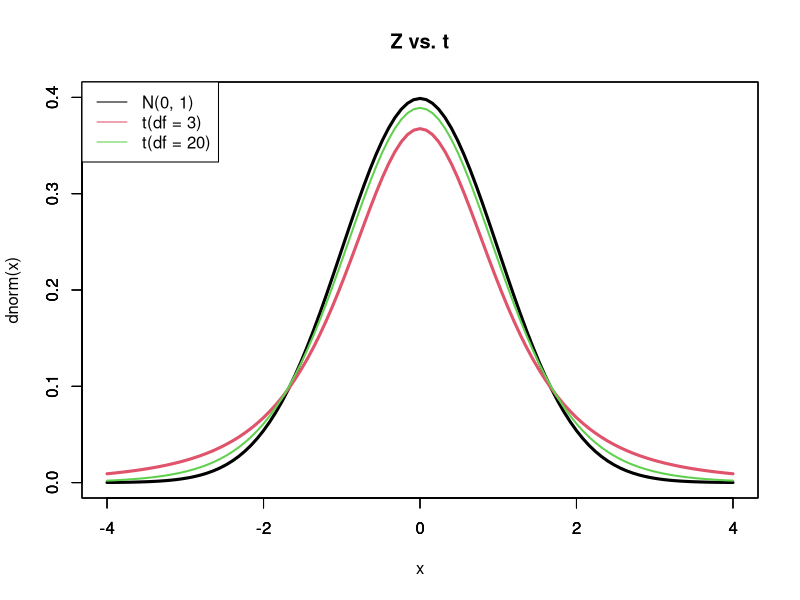
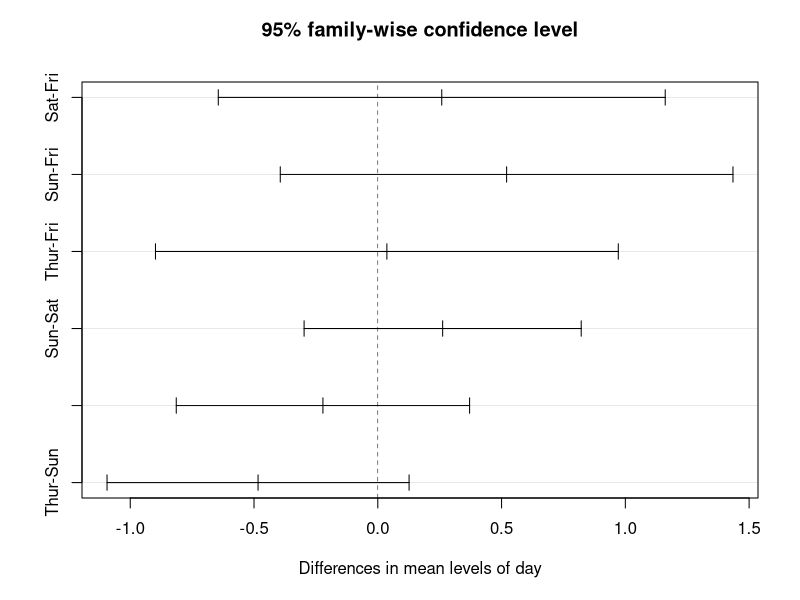
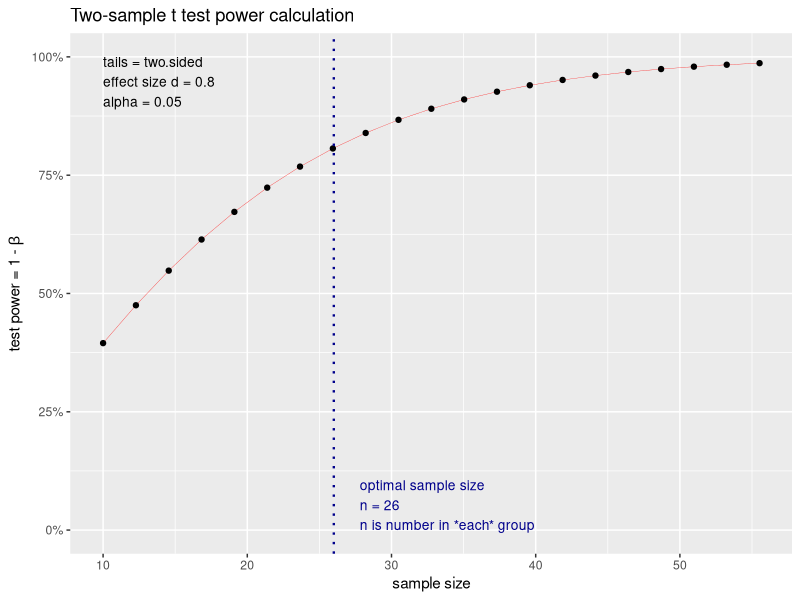

Recreate these plots in R, in order.
## ---- chunk 1
dice <- matrix(c("確率", "1/6", "1/6", "1/6", "1/6", "1/6", "1/6"), nrow = 1)
colnames(dice) <- c("x", "1", "2", "3", "4", "5", "6")
knitr::kable(dice, caption = "サイコロの確率分布", align = "ccccccc")
## ---- chunk 2
set.seed(442)# 乱数の再現性確保のための指示。関数内の数字に特に意味はないため各自別の値を使っても良い。
die <- 1:6
d <- sample(die,size=1,replace = TRUE)
d
## ---- chunk 3
set.seed(352) 
d1 <- sample(die,size=10,replace = TRUE)
d2 <- sample(die,size=10,replace = TRUE)
d3 <- sample(die,size=10,replace = TRUE)
d_mean <- matrix(c(mean(d1),mean(d2),mean(d3)),nrow = 1)
colnames(d_mean) <- c("d1の平均", "d2の平均", "d3の平均")
knitr::kable(d_mean, caption = "サイコロの標本平均比較", align = "ccc")
## ---- chunk 4
set.seed(541) 
d10 <- sample(die,size=10,replace = TRUE)
d100 <- sample(die,size=100,replace = TRUE)
d1000 <- sample(die,size=1000,replace = TRUE)
d_lln <- matrix(c(mean(d10),mean(d100),mean(d1000)),nrow = 1)
colnames(d_lln) <- c("10回試行の平均", "100回試行の平均", "1,000回試行の平均")
knitr::kable(d_lln, caption = "サイコロの標本平均比較２", align = "ccc")
## ---- chunk 5
curve(dnorm, -4, 4, type = "l", col = 1, lwd = 3, xlim=c(-4,4), ylim=c(0,0.4))
par(new=T)
curve(dt(x, 3), -4, 4, type="l", col = 2, lwd = 3, xlim=c(-4,4), ylim=c(0,0.4), ann = FALSE)
par(new=T)
curve(dt(x, 10), -4, 4, type="l", col = 3, lwd = 2, xlim=c(-4,4), ylim=c(0,0.4), ann = FALSE)
legend("topleft", legend=c("N(0, 1)", "t(df = 3)", "t(df = 20)"), lty=1, col=1:3)
title("Z vs. t")
## ---- chunk 6
bulb_alt <- matrix(c(
  1939.6, 1680.3, 1982.1, 2215.6,
  2092.5, 1928.9, 2003.8, 1955.5,
  1800.1, 1659.5, 2066.2, 2107.2,
  2085.5, 1878.6, 2007.6, 1816.1),nrow = 1)
knitr::kable(bulb_alt)
## ---- chunk 7
bulb <- c(
  1939.6, 1680.3, 1982.1, 2215.6,
  2092.5, 1928.9, 2003.8, 1955.5,
  1800.1, 1659.5, 2066.2, 2107.2,
  2085.5, 1878.6, 2007.6, 1816.1)

bulb_ci <- t.test(bulb) #t検定の実施と格納
bulb_ci$conf.int #信頼区間の出力（デフォルトで95%信頼水準）
## ---- chunk 8
qnorm(0.025, lower.tail=FALSE) #標準正規分布における上側2.5%点の分位点を求める。
## ---- chunk 9
n <- length(bulb)
z <- qnorm(0.025, lower.tail=FALSE)
xbar <- mean(bulb)
sigma <- 180
#信頼区間の計算
upper <- xbar+z*(sigma/sqrt(n))
lower <- xbar-z*(sigma/sqrt(n))
#結果のまとめと出力
ci.bulb <- matrix(c(lower,upper),nrow=1)
colnames(ci.bulb) <- c("ci.lower", "ci.upper")
knitr::kable(ci.bulb, caption = "Bulb data CI（95%）", align = "cc")
## ---- chunk 10
reject <- c("H0を棄却", "H0を採択")
t <- c("Type 1 error","✓")
f <- c("✓","Type 2 error")
tab_error <- cbind(reject,t,f)
colnames(tab_error) <- c(" ", "H0が真", "H0が偽")
knitr::kable(tab_error, caption = "検定の誤り", align = "ccc")

## ---- chunk 11
mean(bulb)
## ---- chunk 12
t.test(bulb, alternative = "two.sided", mu = 1800)
## ---- chunk 13
n <- length(bulb)
z <- qnorm(0.025, lower.tail=FALSE)
xbar <- mean(bulb)
sigma <- 180
mu <- 1800

#Test statistic
Z <- (xbar - mu)/(sigma/sqrt(n))
Z
## ---- chunk 14
library(tidyverse)
firmdata <- readxl::read_xlsx("data/MktRes_firmdata.xlsx")
firm2018 <- firmdata %>% 
  filter(fyear == 2018) %>% 
  mutate(ad_dummy = ifelse(adint > median(adint),1, 0))

t.test(sales ~ ad_dummy, data = firm2018)
t.test(sales ~ ad_dummy, data = firm2018,var.equal=T)
## ---- chunk 15
var.test(sales ~ ad_dummy, data = firm2018, ratio = 1)

## ---- chunk 16
library(reshape2)

s <- aov(tip ~ day, data = tips)
anova(s)
## ---- chunk 17
tukey_result <- TukeyHSD(s)
tukey_result
plot(tukey_result)
## ---- chunk 18
library(pwr)
## ---- chunk 19
est_n <- pwr.t.test(d=0.8, power=0.8, sig.level=0.05)
est_n
## ---- chunk 20
plot(est_n)
## ---- chunk 21
pwr.t.test(d=0.8, n=26, sig.level=0.05)
